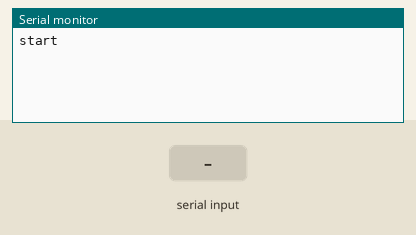
Recording of a sketch running on a simulated Arduino Uno, built with avr-gcc and run on an emulated ATmega328P. Parts: the last lines printed to the serial monitor. Inputs (shaded band) come from the test bench.

Above: at 1.2 s.
1.3 s: "1" received over the second serial link
At 2.3 s:
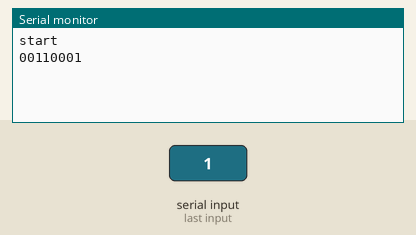
2.8 s: "0" received over the second serial link
At 3.5 s:
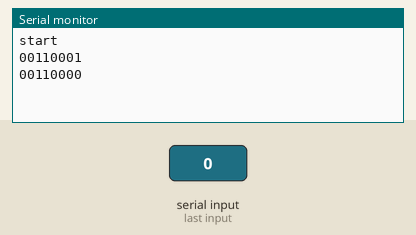
4.3 s: "2" received over the second serial link
At 5.8 s:
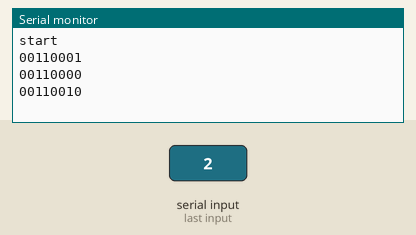

The sketch:

monitor.ino
```cpp
// include the library code:
#include <SoftwareSerial.h>

SoftwareSerial mySerial(2, 3); //RX, TX

void setup() {
  mySerial.begin(1200);
  Serial.begin(1200);
  Serial.println("start ");

}


String show_binary(unsigned char u)
{
  String a = "";

  int t = pow(2, 7);   // t is the max number that can be represented

  for(t; t>0; t = t/2)           // t iterates through powers of 2
      if(u >= t){                // check if u can be represented by current value of t
          u -= t;
          a += "1";               // if so, add a 1
      }
      else {
          a += "0";               // if not, add a 0
      }

  return a ;                     // returns string
}


void loop() {
  if(mySerial.available()){
    unsigned char in = mySerial.read();
    Serial.println(show_binary(in));
  }
}
```

Measured:
- after the input at 1.3 s, the serial monitor: prints a new line at once (image 1)
- after the input at 2.8 s, the serial monitor: prints a new line at once (image 2)
- after the input at 4.3 s, the serial monitor: prints a new line at once (image 3)
